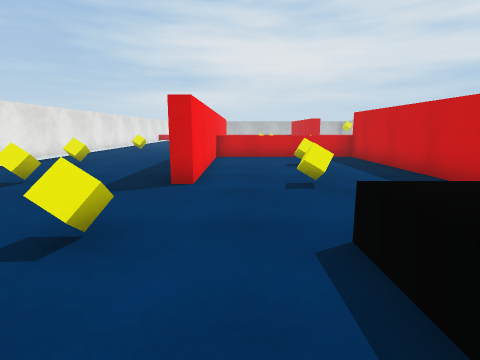
view 1 (above)

14 first-person views from a walk through a 3-D level made in the Unity game engine. The camera is 1.2 m above the floor, tilts 10° down and sees 80° across. The floor is counted in squares, 1 m on a side. Each view is taken from the middle of a square. On the plan, view 1 faces up. The plan holds only what a view shows up to about 13 squares ahead; the rest is blank. The player character is not drawn. Surface patterns are stand-ins for the level's own textures.

view 2
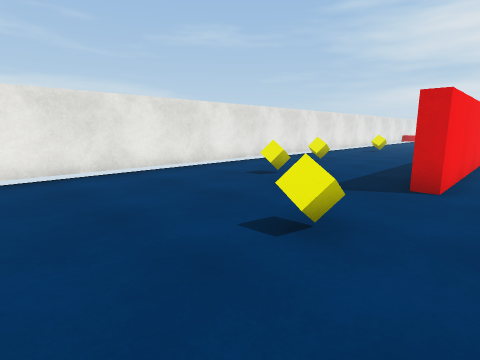

view 3
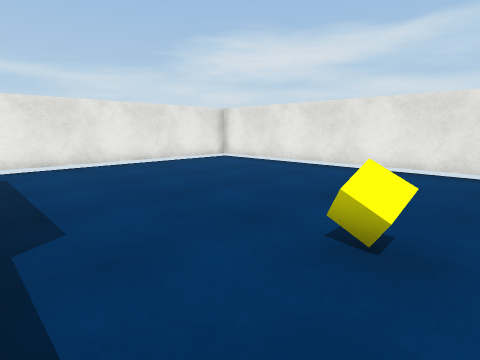

view 4
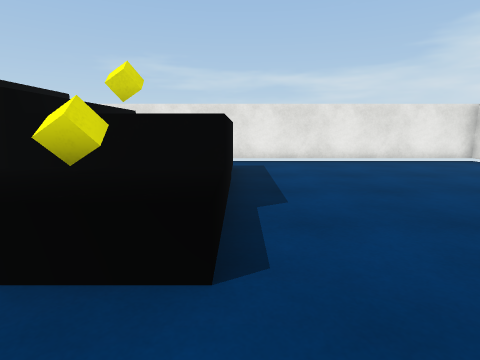

view 5
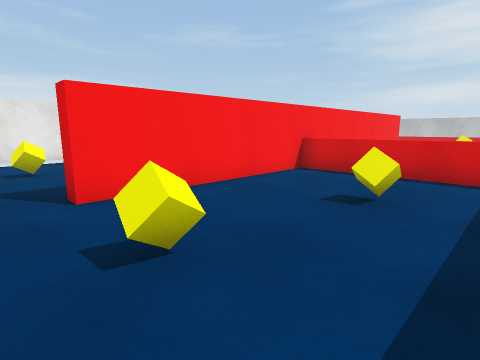

view 6
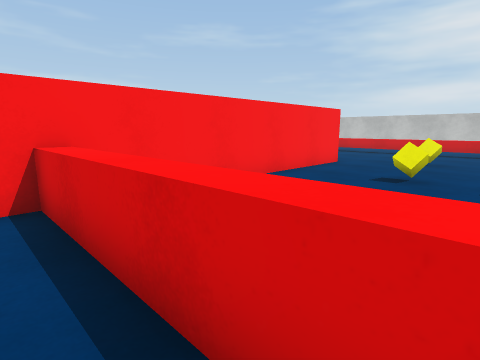

view 7
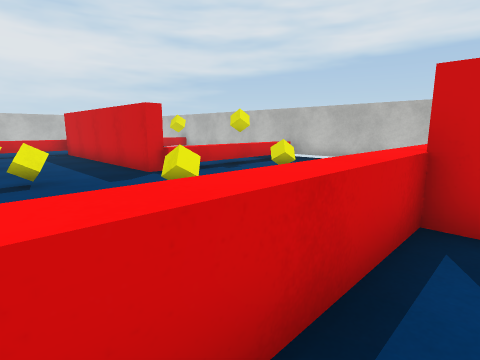

view 8
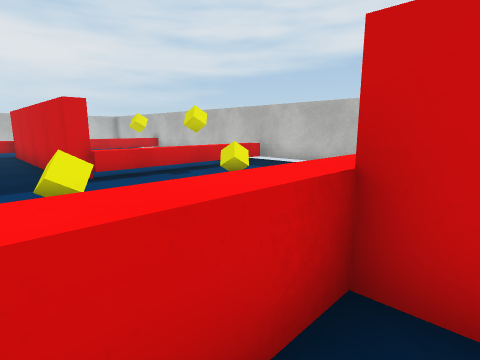

view 9
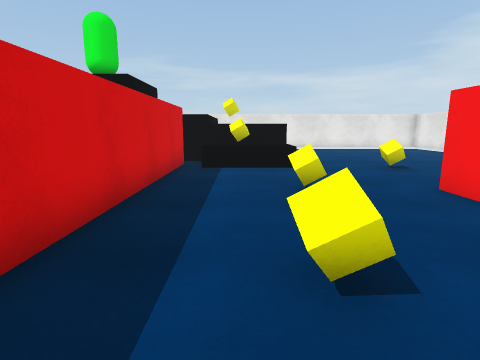

view 10
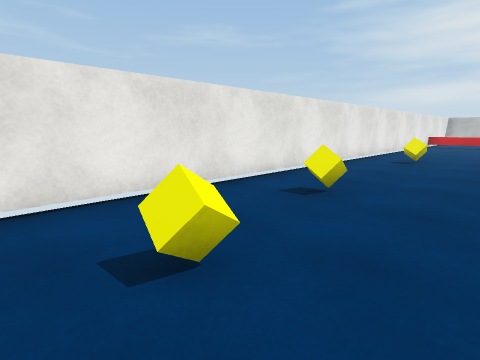

view 11
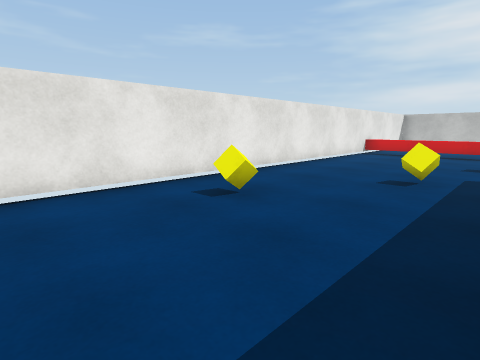

view 12
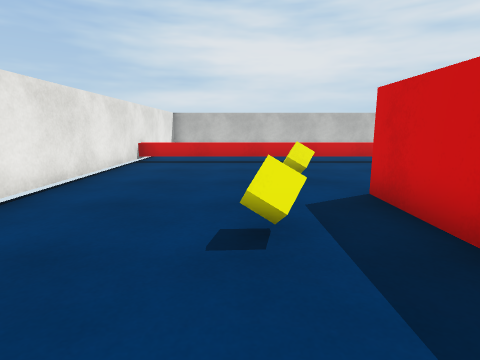

view 13
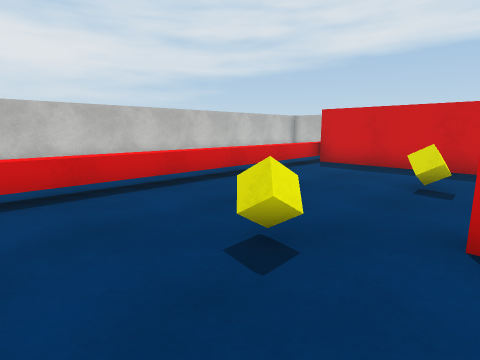

view 14
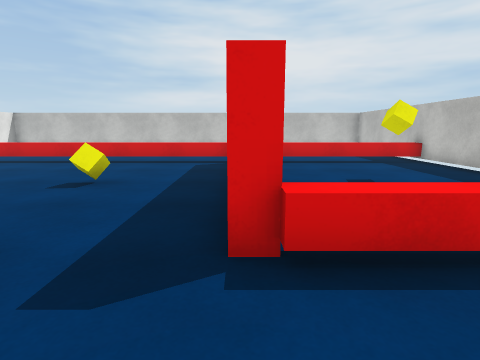

### Floor plan
Key: @ floor where view 1 was taken; # wall or solid block; . floor; = window, fence, low wall or low ledge; ^ raised ledge; C yellow cube.
Columns run from 8 left of view 1 to 12 right of it. Each row starts with its distance up from view 1.
 30 #                   #
 29 #...................#
 28 #============^ =====#
 27 #............# .....#
 26 #............#......#
 25 #............#...C..#
 24 #....C.......#...C..
 23 #.........C..#
 22 #......#.....#      #
 21 #......#.....#..    #
 20 #...C..#..C..#^^CC^^#
 19 #......#......^^CC^^#
 18 #......#............#
 17 #.C....#    C.  C   #
 16 #......#            #
 15 #......#            #
 14 #......#            #
 13 #......#^^^^^#^^
 12 #..... #.....#
 11 #..... #.....#
 10 #.C... #..C..#
  9 #......#.....#
  8 #......#.....#
  7 #......#.....#
  6 #..C......C..#
  5 #............#
  4 #............#
  3 #.....C...^^^#
  2 #........^^C^#
  1 #........^^C^^
  0 #.......@^  ^
 -1 #........^ CC
 -2 #........^ C^
 -3 #........^  ^
 -4 #........^  ^
 -5 #.........
 -6 ##########

Positions as (right, up) in squares from view 1, and headings:
1: (0, 0), facing up
2: (0, 0), facing up-left
3: (1, 4), facing down-left
4: (1, 5), facing down
5: (4, 5), facing up-left
6: (4, 12), facing up-left
7: (1, 12), facing up-right
8: (3, 12), facing up-right
9: (3, 12), facing down
10: (-3, 5), facing up-left
11: (-2, 13), facing up-left
12: (-4, 17), facing up
13: (-5, 22), facing up-right
14: (5, 17), facing up
